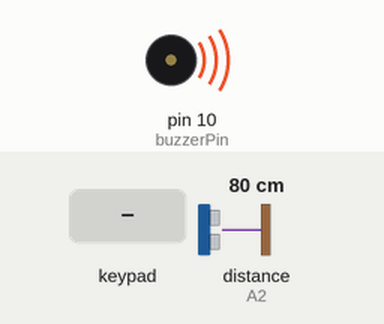
Simulated run of this sketch. Board: Arduino Uno, built with avr-gcc and run on an emulated ATmega328P. Parts: buzzer (waves = sounding). Wiring (inferred from the names in the program): ultrasonic range finder: trigger A1; echo A2. The test bench sets the inputs (shaded band); at power-on: distance to the obstacle (sensor on A2) 80 cm. The echo pulse lasts 58.3 µs per cm.

Above: at 1.2 s.
1.3 s: distance to the obstacle (sensor on A2) set to 6 cm
4.3 s: distance to the obstacle (sensor on A2) set to 3 cm
5.8 s: key '#' pressed
At 6.07 s:
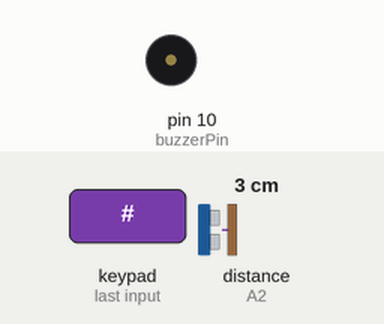
8.8 s: keypad keys 1 2 3 4 # pressed 0.4 s apart
At 11.1 s:
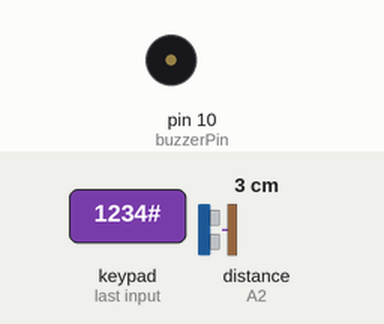
Timing chart, 0 to 12.6 s (numbered marks = the images above; inputs shaded):
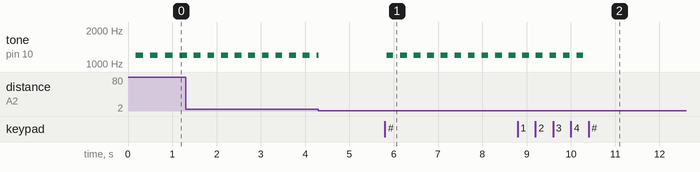

The sketch:

sketch_sep10asmartsecuritysystemaiandrobotics.ino
```cpp
#include <Keypad.h>

// --- PIN DEFINITIONS ---
const int trigPin = A1; // HC-SR04 Trigger pin
const int echoPin = A2; // HC-SR04 Echo pin
const int buzzerPin = 10; // Passive Buzzer I/O pin

// --- KEYPAD CONFIGURATION (4x4) ---
const byte ROWS = 4;
const byte COLS = 4;

char keys[ROWS][COLS] = {
  {'1', '2', '3', 'A'},
  {'4', '5', '6', 'B'},
  {'7', '8', '9', 'C'},
  {'*', '0', '#', 'D'}
};

byte rowPins[ROWS] = {2, 3, 4, 5};
byte colPins[COLS] = {6, 7, 8, 9};

Keypad keypad = Keypad(makeKeymap(keys), rowPins, colPins, ROWS, COLS);

// --- PASSWORD & SECURITY CONFIGURATION ---
const String masterCode = "1234"; // Set your default master passcode here
String inputBuffer = "";

// --- STATE TRACKING VARIABLES ---
bool systemArmed = true;
bool physicalBreach = false;
bool wrongCodeAlarm = false;
bool doorOpenedWhileDisarmed = false;

unsigned long unlockTime = 0;
const unsigned long AUTO_RELOCK_TIMEOUT = 10000; // 10 seconds auto-rearm timeout

// --- BEEP-BEEP TIMING VARIABLES ---
unsigned long previousBuzzerMillis = 0;
bool buzzerState = false;
const long beepInterval = 150; // Speed of the beep (150ms ON, 150ms OFF)

// --- FUNCTION TO MEASURE DISTANCE ---
float getDistance() {
  digitalWrite(trigPin, LOW);
  delayMicroseconds(2);
  digitalWrite(trigPin, HIGH);
  delayMicroseconds(10);
  digitalWrite(trigPin, LOW);

  long duration = pulseIn(echoPin, HIGH, 30000); // 30ms timeout
  if (duration == 0) return 999.0; // No echo received
  return duration * 0.0343 / 2.0; // Convert time to cm
}

void setup() {
  pinMode(trigPin, OUTPUT);
  pinMode(echoPin, INPUT);
  pinMode(buzzerPin, OUTPUT);
  noTone(buzzerPin);
}

void loop() {
  // 1. Read Distance and Determine Door Position
  float distance = getDistance();
  bool isDoorClosed = (distance >= 1.5 && distance <= 4.5);

  // 2. Read Keypad Input
  char key = keypad.getKey();
  if (key) {
    if (key == '#') {
      if (inputBuffer == masterCode) {
        systemArmed = false;
        wrongCodeAlarm = false;
        physicalBreach = false;
        doorOpenedWhileDisarmed = false;
        unlockTime = millis(); // Start 10-second countdown
        noTone(buzzerPin);
      } else {
        wrongCodeAlarm = true; // Wrong password entered -> trigger alarm
      }
      inputBuffer = ""; // Reset input after evaluation
    }
    else if (key == '*') {
      inputBuffer = ""; // Clear buffer
    }
    else {
      if (inputBuffer.length() < 10) {
        inputBuffer += key;
      }
    }
  }

  // 3. Security Logic Execution
  if (systemArmed) {
    doorOpenedWhileDisarmed = false;

    // Breach detection: Door pried or pulled open without disarming
    if (!isDoorClosed) {
      physicalBreach = true;
    } else {
      physicalBreach = false; // Door pushed shut back into slot -> silences breach alarm
    }
  }
  else {
    // SYSTEM DISARMED (Authorized Access)
    if (!isDoorClosed) {
      doorOpenedWhileDisarmed = true;
    }

    // Condition A: User opened door and then closed it -> Auto re-arm
    if (doorOpenedWhileDisarmed && isDoorClosed) {
      systemArmed = true;
      doorOpenedWhileDisarmed = false;
    }

    // Condition B: User unlocked but never touched the door within 10 seconds -> Auto re-arm
    if (!doorOpenedWhileDisarmed && (millis() - unlockTime >= AUTO_RELOCK_TIMEOUT)) {
      systemArmed = true;
    }
  }

  // 4. CENTRAL ALARM & BUZZER LOGIC (Pulsing Beep-Beep Effect)
  if (wrongCodeAlarm || (systemArmed && physicalBreach)) {
    unsigned long currentMillis = millis();
    if (currentMillis - previousBuzzerMillis >= beepInterval) {
      previousBuzzerMillis = currentMillis;
      buzzerState = !buzzerState;
      if (buzzerState) {
        tone(buzzerPin, 1200); // 1200Hz is a piercing high pitch alert
      } else {
        noTone(buzzerPin); // Silent gap between beeps
      }
    }
  }
  else {
    noTone(buzzerPin);
    buzzerState = false;
  }

  delay(50); // Small loop stabilization delay
}
```

Measured:
- after the input at 5.8 s, tone on pin 10 (buzzerPin): alternates 1200 Hz for 0.15 s and silent for 0.15 s, starting at once
- after the input at 8.8 s, tone on pin 10 (buzzerPin): goes on until 10.3 s, then stays silent
- by itself, tone on pin 10 (buzzerPin): alternates 1200 Hz for 0.15 s and silent for 0.15 s
